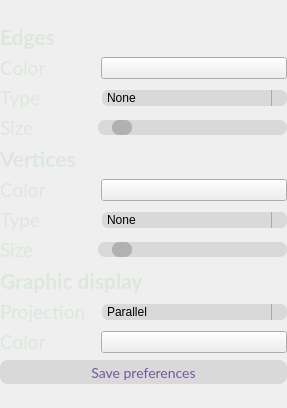
          <widget class="QWidget" name="Settings">
           <property name="geometry">
            <rect>
             <x>0</x>
             <y>0</y>
             <width>287</width>
             <height>408</height>
            </rect>
           </property>
           <attribute name="label">
            <string>Settings</string>
           </attribute>
           <layout class="QVBoxLayout" name="verticalLayout_10">
            <property name="spacing">
             <number>-1</number>
            </property>
            <property name="leftMargin">
             <number>0</number>
            </property>
            <property name="topMargin">
             <number>0</number>
            </property>
            <property name="rightMargin">
             <number>0</number>
            </property>
            <property name="bottomMargin">
             <number>0</number>
            </property>
            <item>
             <layout class="QVBoxLayout" name="verticalLayout_7">
              <property name="leftMargin">
               <number>0</number>
              </property>
              <item>
               <widget class="QLabel" name="_edges">
                <property name="sizePolicy">
                 <sizepolicy hsizetype="Preferred" vsizetype="Fixed">
                  <horstretch>0</horstretch>
                  <verstretch>0</verstretch>
                 </sizepolicy>
                </property>
                <property name="font">
                 <font>
                  <family>Lato</family>
                  <pointsize>16</pointsize>
                  <bold>true</bold>
                 </font>
                </property>
                <property name="styleSheet">
                 <string notr="true">color: rgb(221, 231, 220);</string>
                </property>
                <property name="text">
                 <string>Edges</string>
                </property>
               </widget>
              </item>
              <item>
               <layout class="QHBoxLayout" name="horizontalLayout_8">
                <item>
                 <widget class="QLabel" name="_edges_color">
                  <property name="sizePolicy">
                   <sizepolicy hsizetype="Preferred" vsizetype="Fixed">
                    <horstretch>0</horstretch>
                    <verstretch>0</verstretch>
                   </sizepolicy>
                  </property>
                  <property name="maximumSize">
                   <size>
                    <width>95</width>
                    <height>16777215</height>
                   </size>
                  </property>
                  <property name="font">
                   <font>
                    <family>Lato</family>
                    <pointsize>14</pointsize>
                    <bold>false</bold>
                   </font>
                  </property>
                  <property name="styleSheet">
                   <string notr="true">color: rgb(221, 231, 220);</string>
                  </property>
                  <property name="text">
                   <string>Color</string>
                  </property>
                 </widget>
                </item>
                <item>
                 <widget class="QPushButton" name="ButtonEdgesColor">
                  <property name="sizePolicy">
                   <sizepolicy hsizetype="Preferred" vsizetype="Fixed">
                    <horstretch>0</horstretch>
                    <verstretch>0</verstretch>
                   </sizepolicy>
                  </property>
                  <property name="styleSheet">
                   <string notr="true"/>
                  </property>
                  <property name="text">
                   <string/>
                  </property>
                 </widget>
                </item>
               </layout>
              </item>
              <item>
               <layout class="QHBoxLayout" name="horizontalLayout_9">
                <item>
                 <widget class="QLabel" name="_edges_type">
                  <property name="sizePolicy">
                   <sizepolicy hsizetype="Preferred" vsizetype="Fixed">
                    <horstretch>0</horstretch>
                    <verstretch>0</verstretch>
                   </sizepolicy>
                  </property>
                  <property name="maximumSize">
                   <size>
                    <width>96</width>
                    <height>16777215</height>
                   </size>
                  </property>
                  <property name="font">
                   <font>
                    <family>Lato</family>
                    <pointsize>14</pointsize>
                    <bold>false</bold>
                   </font>
                  </property>
                  <property name="styleSheet">
                   <string notr="true">color: rgb(221, 231, 220);</string>
                  </property>
                  <property name="text">
                   <string>Type</string>
                  </property>
                 </widget>
                </item>
                <item>
                 <widget class="QComboBox" name="edges_type">
                  <property name="sizePolicy">
                   <sizepolicy hsizetype="Preferred" vsizetype="Fixed">
                    <horstretch>0</horstretch>
                    <verstretch>0</verstretch>
                   </sizepolicy>
                  </property>
                  <property name="styleSheet">
                   <string notr="true">QComboBox {
	background-color: rgb(217, 217, 217);
	border-radius: 6px;
	color: rgb(0, 0, 0);
}

QComboBox::drop-down {
    subcontrol-origin: padding;
    subcontrol-position: top right;
    width: 15px;

    border-left-width: 1px;
    border-left-color: darkgray;
    border-left-style: solid; /* just a single line */
    border-top-right-radius: 6px; /* same radius as the QComboBox */
    border-bottom-right-radius: 6px;
}

QComboBox::down-arrow {
	image: url(:/images/down-arrow.png);
}</string>
                  </property>
                  <item>
                   <property name="text">
                    <string>None</string>
                   </property>
                  </item>
                  <item>
                   <property name="text">
                    <string>Dashed</string>
                   </property>
                  </item>
                  <item>
                   <property name="text">
                    <string>Solid</string>
                   </property>
                  </item>
                 </widget>
                </item>
               </layout>
              </item>
              <item>
               <layout class="QHBoxLayout" name="horizontalLayout_10">
                <item>
                 <widget class="QLabel" name="_edges_thick">
                  <property name="sizePolicy">
                   <sizepolicy hsizetype="Preferred" vsizetype="Fixed">
                    <horstretch>0</horstretch>
                    <verstretch>0</verstretch>
                   </sizepolicy>
                  </property>
                  <property name="minimumSize">
                   <size>
                    <width>92</width>
                    <height>0</height>
                   </size>
                  </property>
                  <property name="maximumSize">
                   <size>
                    <width>95</width>
                    <height>16777215</height>
                   </size>
                  </property>
                  <property name="font">
                   <font>
                    <family>Lato</family>
                    <pointsize>14</pointsize>
                    <bold>false</bold>
                   </font>
                  </property>
                  <property name="styleSheet">
                   <string notr="true">color: rgb(221, 231, 220);</string>
                  </property>
                  <property name="text">
                   <string>Size</string>
                  </property>
                 </widget>
                </item>
                <item>
                 <widget class="QSlider" name="edges_size">
                  <property name="maximumSize">
                   <size>
                    <width>16777215</width>
                    <height>15</height>
                   </size>
                  </property>
                  <property name="font">
                   <font>
                    <pointsize>13</pointsize>
                   </font>
                  </property>
                  <property name="styleSheet">
                   <string notr="true">QSlider::groove:horizontal {
    height: 5px;
    background: rgb(217, 217, 217);
    border-radius: 7px;
}

QSlider::handle:horizontal {
    background: rgb(177, 177, 177);
    width: 20px;
    margin: -5px 0;
    border-radius: 7px;
}

QSlider::handle:horizontal:hover {
    background: qlineargradient(spread:pad, x1:0.368, y1:0.176, x2:0, y2:1, stop:0 rgba(166, 123, 230, 255), stop:0.258706 rgba(134, 99, 182, 255), stop:0.9801 rgba(98, 73, 135, 255), stop:1 rgba(0, 0, 0, 0));
}

QSlider::horizontal {
    background-color: rgb(217, 217, 217);
	border-radius: 7px;
}</string>
                  </property>
                  <property name="minimum">
                   <number>1</number>
                  </property>
                  <property name="maximum">
                   <number>50</number>
                  </property>
                  <property name="sliderPosition">
                   <number>5</number>
                  </property>
                  <property name="orientation">
                   <enum>Qt::Horizontal</enum>
                  </property>
                 </widget>
                </item>
               </layout>
              </item>
              <item>
               <widget class="QLabel" name="_vertices">
                <property name="sizePolicy">
                 <sizepolicy hsizetype="Preferred" vsizetype="Fixed">
                  <horstretch>0</horstretch>
                  <verstretch>0</verstretch>
                 </sizepolicy>
                </property>
                <property name="font">
                 <font>
                  <family>Lato</family>
                  <pointsize>16</pointsize>
                  <bold>true</bold>
                 </font>
                </property>
                <property name="styleSheet">
                 <string notr="true">color: rgb(221, 231, 220);</string>
                </property>
                <property name="text">
                 <string>Vertices</string>
                </property>
               </widget>
              </item>
              <item>
               <layout class="QHBoxLayout" name="horizontalLayout_11">
                <item>
                 <widget class="QLabel" name="_vertices_color">
                  <property name="sizePolicy">
                   <sizepolicy hsizetype="Preferred" vsizetype="Fixed">
                    <horstretch>0</horstretch>
                    <verstretch>0</verstretch>
                   </sizepolicy>
                  </property>
                  <property name="maximumSize">
                   <size>
                    <width>95</width>
                    <height>16777215</height>
                   </size>
                  </property>
                  <property name="font">
                   <font>
                    <family>Lato</family>
                    <pointsize>14</pointsize>
                    <bold>false</bold>
                   </font>
                  </property>
                  <property name="styleSheet">
                   <string notr="true">color: rgb(221, 231, 220);</string>
                  </property>
                  <property name="text">
                   <string>Color</string>
                  </property>
                 </widget>
                </item>
                <item>
                 <widget class="QPushButton" name="ButtonVerticesColor">
                  <property name="sizePolicy">
                   <sizepolicy hsizetype="Preferred" vsizetype="Fixed">
                    <horstretch>0</horstretch>
                    <verstretch>0</verstretch>
                   </sizepolicy>
                  </property>
                  <property name="minimumSize">
                   <size>
                    <width>0</width>
                    <height>0</height>
                   </size>
                  </property>
                  <property name="styleSheet">
                   <string notr="true"/>
                  </property>
                  <property name="text">
                   <string/>
                  </property>
                 </widget>
                </item>
               </layout>
              </item>
              <item>
               <layout class="QHBoxLayout" name="horizontalLayout_13">
                <item>
                 <widget class="QLabel" name="_vertices_method">
                  <property name="sizePolicy">
                   <sizepolicy hsizetype="Preferred" vsizetype="Fixed">
                    <horstretch>0</horstretch>
                    <verstretch>0</verstretch>
                   </sizepolicy>
                  </property>
                  <property name="maximumSize">
                   <size>
                    <width>96</width>
                    <height>16777215</height>
                   </size>
                  </property>
                  <property name="font">
                   <font>
                    <family>Lato</family>
                    <pointsize>14</pointsize>
                    <bold>false</bold>
                   </font>
                  </property>
                  <property name="styleSheet">
                   <string notr="true">color: rgb(221, 231, 220);</string>
                  </property>
                  <property name="text">
                   <string>Type</string>
                  </property>
                 </widget>
                </item>
                <item>
                 <widget class="QComboBox" name="vertex_type">
                  <property name="sizePolicy">
                   <sizepolicy hsizetype="Preferred" vsizetype="Fixed">
                    <horstretch>0</horstretch>
                    <verstretch>0</verstretch>
                   </sizepolicy>
                  </property>
                  <property name="styleSheet">
                   <string notr="true">QComboBox {
	background-color: rgb(217, 217, 217);
	border-radius: 6px;
	color: rgb(0, 0, 0);
}

QComboBox::drop-down {
    subcontrol-origin: padding;
    subcontrol-position: top right;
    width: 15px;

    border-left-width: 1px;
    border-left-color: darkgray;
    border-left-style: solid; /* just a single line */
    border-top-right-radius: 6px; /* same radius as the QComboBox */
    border-bottom-right-radius: 6px;
}

QComboBox::down-arrow {
	image: url(:/images/down-arrow.png);
}</string>
                  </property>
                  <property name="currentText">
                   <string>None</string>
                  </property>
                  <property name="currentIndex">
                   <number>0</number>
                  </property>
                  <item>
                   <property name="text">
                    <string>None</string>
                   </property>
                  </item>
                  <item>
                   <property name="text">
                    <string>Square</string>
                   </property>
                  </item>
                  <item>
                   <property name="text">
                    <string>Circle</string>
                   </property>
                  </item>
                 </widget>
                </item>
               </layout>
              </item>
              <item>
               <layout class="QHBoxLayout" name="horizontalLayout_12">
                <item>
                 <widget class="QLabel" name="_vertices_size">
                  <property name="sizePolicy">
                   <sizepolicy hsizetype="Preferred" vsizetype="Fixed">
                    <horstretch>0</horstretch>
                    <verstretch>0</verstretch>
                   </sizepolicy>
                  </property>
                  <property name="minimumSize">
                   <size>
                    <width>92</width>
                    <height>0</height>
                   </size>
                  </property>
                  <property name="font">
                   <font>
                    <family>Lato</family>
                    <pointsize>14</pointsize>
                    <bold>false</bold>
                   </font>
                  </property>
                  <property name="styleSheet">
                   <string notr="true">color: rgb(221, 231, 220);</string>
                  </property>
                  <property name="text">
                   <string>Size</string>
                  </property>
                 </widget>
                </item>
                <item>
                 <widget class="QSlider" name="vertex_size">
                  <property name="maximumSize">
                   <size>
                    <width>16777211</width>
                    <height>15</height>
                   </size>
                  </property>
                  <property name="font">
                   <font>
                    <pointsize>13</pointsize>
                   </font>
                  </property>
                  <property name="styleSheet">
                   <string notr="true">QSlider::groove:horizontal {
    height: 5px;
    background: rgb(217, 217, 217);
    border-radius: 7px;
}

QSlider::handle:horizontal {
    background: rgb(177, 177, 177);
    width: 20px;
    margin: -5px 0;
    border-radius: 7px;
}

QSlider::handle:horizontal:hover {
    background: qlineargradient(spread:pad, x1:0.368, y1:0.176, x2:0, y2:1, stop:0 rgba(166, 123, 230, 255), stop:0.258706 rgba(134, 99, 182, 255), stop:0.9801 rgba(98, 73, 135, 255), stop:1 rgba(0, 0, 0, 0));
}

QSlider::horizontal {
    background-color: rgb(217, 217, 217);
	border-radius: 7px;
}</string>
                  </property>
                  <property name="minimum">
                   <number>1</number>
                  </property>
                  <property name="maximum">
                   <number>50</number>
                  </property>
                  <property name="sliderPosition">
                   <number>5</number>
                  </property>
                  <property name="orientation">
                   <enum>Qt::Horizontal</enum>
                  </property>
                 </widget>
                </item>
               </layout>
              </item>
              <item>
               <widget class="QLabel" name="_other">
                <property name="sizePolicy">
                 <sizepolicy hsizetype="Preferred" vsizetype="Fixed">
                  <horstretch>0</horstretch>
                  <verstretch>0</verstretch>
                 </sizepolicy>
                </property>
                <property name="font">
                 <font>
                  <family>Lato</family>
                  <pointsize>16</pointsize>
                  <bold>true</bold>
                 </font>
                </property>
                <property name="styleSheet">
                 <string notr="true">color: rgb(221, 231, 220);</string>
                </property>
                <property name="text">
                 <string>Graphic display</string>
                </property>
               </widget>
              </item>
              <item>
               <layout class="QHBoxLayout" name="horizontalLayout_14">
                <item>
                 <widget class="QLabel" name="_type_of_projection">
                  <property name="sizePolicy">
                   <sizepolicy hsizetype="Preferred" vsizetype="Fixed">
                    <horstretch>0</horstretch>
                    <verstretch>0</verstretch>
                   </sizepolicy>
                  </property>
                  <property name="maximumSize">
                   <size>
                    <width>96</width>
                    <height>16777215</height>
                   </size>
                  </property>
                  <property name="font">
                   <font>
                    <family>Lato</family>
                    <pointsize>14</pointsize>
                    <bold>false</bold>
                   </font>
                  </property>
                  <property name="styleSheet">
                   <string notr="true">color: rgb(221, 231, 220);</string>
                  </property>
                  <property name="text">
                   <string>Projection</string>
                  </property>
                 </widget>
                </item>
                <item>
                 <widget class="QComboBox" name="projection_type">
                  <property name="sizePolicy">
                   <sizepolicy hsizetype="Preferred" vsizetype="Fixed">
                    <horstretch>0</horstretch>
                    <verstretch>0</verstretch>
                   </sizepolicy>
                  </property>
                  <property name="styleSheet">
                   <string notr="true">QComboBox {
	background-color: rgb(217, 217, 217);
	border-radius: 6px;
	color: rgb(0, 0, 0);
}

QComboBox::drop-down {
    subcontrol-origin: padding;
    subcontrol-position: top right;
    width: 15px;

    border-left-width: 1px;
    border-left-color: darkgray;
    border-left-style: solid; /* just a single line */
    border-top-right-radius: 6px; /* same radius as the QComboBox */
    border-bottom-right-radius: 6px;
}

QComboBox::down-arrow {
	image: url(:/images/down-arrow.png);
}</string>
                  </property>
                  <item>
                   <property name="text">
                    <string>Parallel</string>
                   </property>
                  </item>
                  <item>
                   <property name="text">
                    <string>Central</string>
                   </property>
                  </item>
                 </widget>
                </item>
               </layout>
              </item>
              <item>
               <layout class="QHBoxLayout" name="horizontalLayout_15">
                <item>
                 <widget class="QLabel" name="_background_color">
                  <property name="sizePolicy">
                   <sizepolicy hsizetype="Preferred" vsizetype="Fixed">
                    <horstretch>0</horstretch>
                    <verstretch>0</verstretch>
                   </sizepolicy>
                  </property>
                  <property name="maximumSize">
                   <size>
                    <width>95</width>
                    <height>16777215</height>
                   </size>
                  </property>
                  <property name="font">
                   <font>
                    <family>Lato</family>
                    <pointsize>14</pointsize>
                    <bold>false</bold>
                   </font>
                  </property>
                  <property name="styleSheet">
                   <string notr="true">color: rgb(221, 231, 220);</string>
                  </property>
                  <property name="text">
                   <string>Color</string>
                  </property>
                 </widget>
                </item>
                <item>
                 <widget class="QPushButton" name="ButtonBackgroundColor">
                  <property name="sizePolicy">
                   <sizepolicy hsizetype="Preferred" vsizetype="Fixed">
                    <horstretch>0</horstretch>
                    <verstretch>0</verstretch>
                   </sizepolicy>
                  </property>
                  <property name="styleSheet">
                   <string notr="true"/>
                  </property>
                  <property name="text">
                   <string/>
                  </property>
                 </widget>
                </item>
               </layout>
              </item>
              <item>
               <widget class="QPushButton" name="SavePreferences">
                <property name="sizePolicy">
                 <sizepolicy hsizetype="Preferred" vsizetype="Fixed">
                  <horstretch>0</horstretch>
                  <verstretch>0</verstretch>
                 </sizepolicy>
                </property>
                <property name="minimumSize">
                 <size>
                  <width>0</width>
                  <height>24</height>
                 </size>
                </property>
                <property name="font">
                 <font>
                  <family>Lato</family>
                  <pointsize>-1</pointsize>
                  <bold>false</bold>
                 </font>
                </property>
                <property name="styleSheet">
                 <string notr="true">QPushButton {
	border-radius: 8px;
	border-style: solid;
	background-color: rgb(217, 217, 217);
	font-size: 14px;
	color: rgb(114, 86, 157);
}

QPushButton::hover {
	border-radius: 8px;
	border-style: solid;
	background: qlineargradient(spread:pad, x1:0, y1:0, x2:1, y2:0, stop:0 rgba(185, 186, 188, 255), stop:1 rgba(255, 255, 255, 255));
	color: rgb(133, 101, 182);
}

QPushButton::pressed {
	background: rgb(197, 196, 198);
	font-size: 12px;
	color: rgb(133, 101, 182);
}</string>
                </property>
                <property name="text">
                 <string>Save preferences</string>
                </property>
               </widget>
              </item>
             </layout>
            </item>
           </layout>
          </widget>
